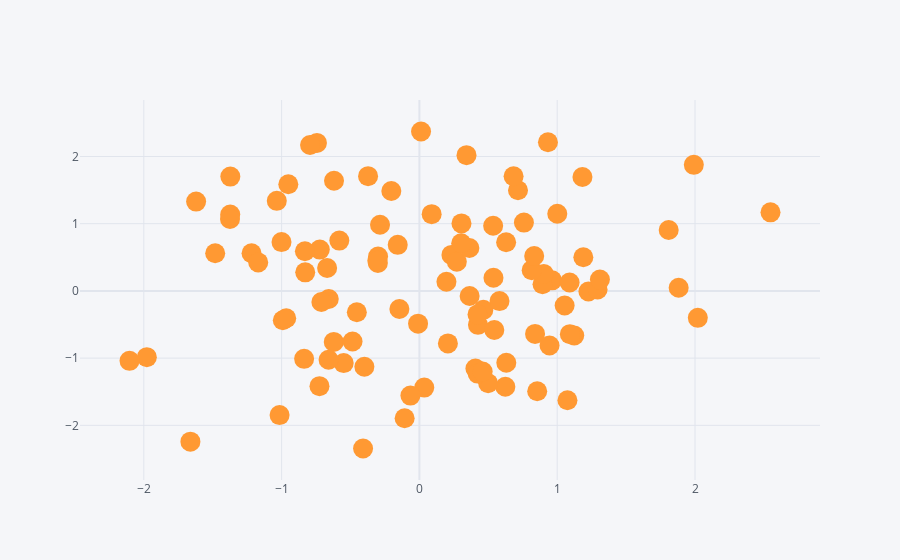

Here is the notebook cell this chart was saved with:
### Code cell
df.iplot(kind='scatter',x='A',y='B',mode='markers',size = 20)
